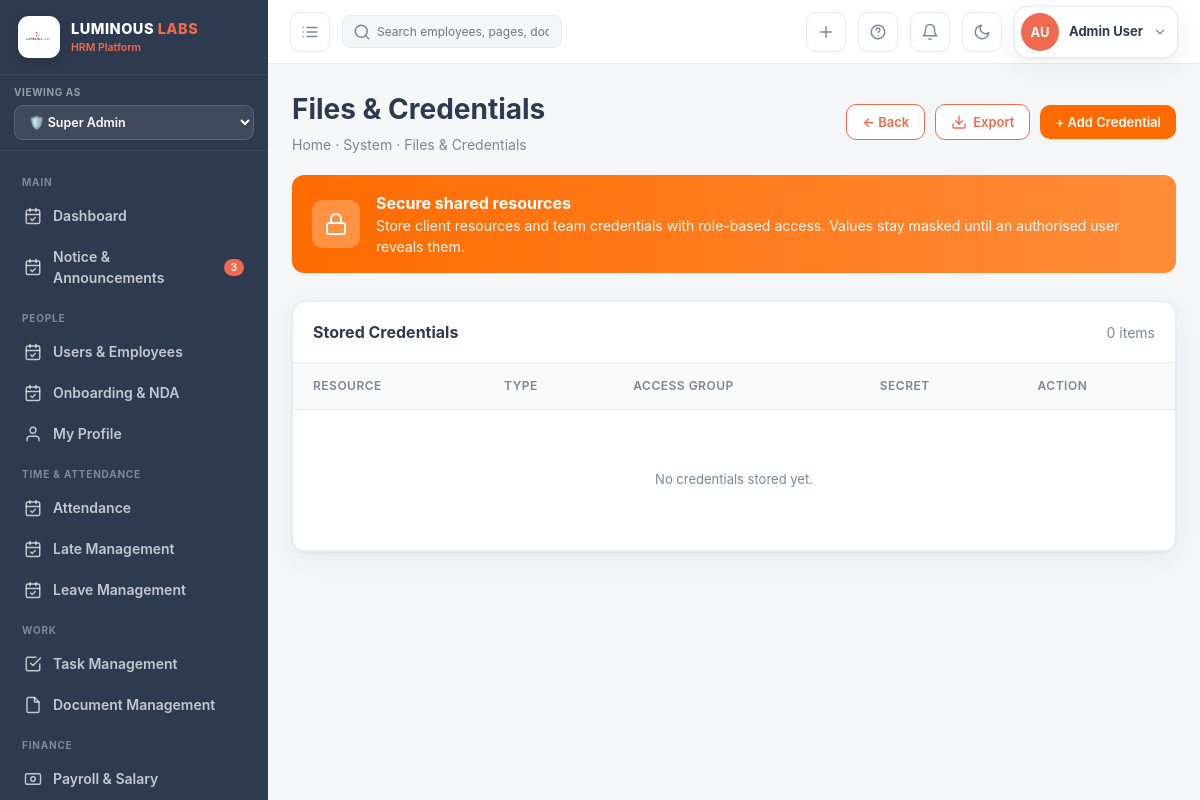
The app's page /files/ (signed in), older data.
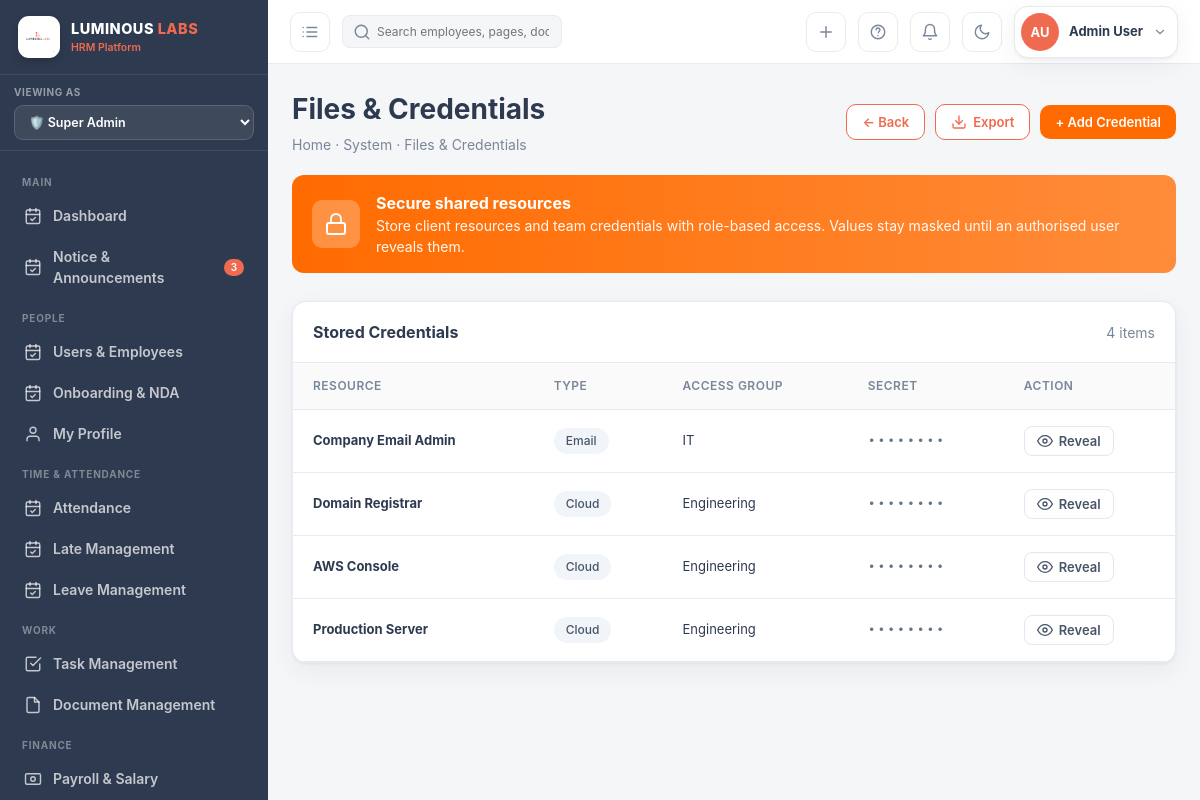
The same page, newer data.
### hrm_app/models.py (models this page shows, shortened)
class SecureFile(models.Model):
    TYPE_CHOICES = [
        ('Cloud', 'Cloud'),
        ('SSH / Root', 'SSH / Root'),
        ('Email', 'Email'),
        ('Web', 'Web'),
        ('Other', 'Other'),
    ]
    name          = models.CharField(max_length=200)
    file          = models.FileField(upload_to='secure/', blank=True, null=True)
    owner         = models.ForeignKey(User, on_delete=models.CASCADE, related_name='secure_files')
    note          = models.TextField(blank=True)          # stores the secret
    type          = models.CharField(max_length=30, choices=TYPE_CHOICES, default='Cloud')
    access_group  = models.CharField(max_length=50, default='Engineering')
    uploaded_at   = models.DateTimeField(auto_now_add=True)

### hrm_app/views.py (the view)
# urls.py: path('files/',        views.files_list,  name='files_list'),
@admin_required
def files_list(request):
    if not has_permission(request.user, "files", "view"):
        messages.error(request, "You don't have permission to access files.")
        return redirect("dashboard")
    files = SecureFile.objects.filter(owner=request.user).order_by('-uploaded_at')
    return render(request, 'hrm/files.html', _ctx(request, files=files))

### hrm_app/context_processors.py (called while the page is built, shortened)
def role_menu_permissions(request):
    allowed_menus = []
    if request.user.is_authenticated:
        if request.user.role == "super_admin":
          allowed_menus = []
    return {
        "allowed_menus": allowed_menus
    }

### hrm_app/views.py (called while the page is built, shortened)
def has_permission(user, module, action="view"):
    if user.role == Role.SUPER_ADMIN:
        return True

def _ctx(request, **kw):
    view_role = request.GET.get('view_role', request.user.role)
    ctx = {'user': request.user, 'today': date.today(), 'view_role': view_role}
    unread_leaves = LeaveRequest.objects.filter(status='Pending').count()
    ctx['unread_leaves'] = unread_leaves
    if request.user.role == 'super_admin':
        ctx['allowed_menus'] = [key for key, _ in UserPermission.MODULE_CHOICES]
    else:
        ctx['allowed_menus'] = list(UserPermission.objects.filter(
            user=request.user,
            can_view=True
        ).values_list('module', flat=True))
    ctx.update(kw)
    return ctx

### hrm_app/templates/hrm/files.html (shortened to what the changed rows need)
{% extends 'hrm/base.html' %}
{% block content %}
<div style="display:flex; justify-content:space-between; align-items:center; margin-bottom:20px; flex-wrap:wrap; gap:16px;">
  <div>
    <h1 style="font-size:28px; font-weight:700; color:var(--ink); margin:0;">Files & Credentials</h1>
  </div>
</div>
<div class="card">
  <div style="padding:18px 20px; border-bottom:1px solid var(--line); display:flex; justify-content:space-between; align-items:center;">
    <strong style="font-size:16px;">Stored Credentials</strong>
    <span style="font-size:14px; color:var(--muted);">{{ files|length }} items</span>
  </div>
  <div style="overflow-x:auto;">
    <table style="width:100%; border-collapse:collapse;">
      <thead>
        <tr style="background:#fafafa; text-align:left;">
          <th style="padding:14px 20px; font-size:12px; font-weight:600; color:var(--muted); text-transform:uppercase; letter-spacing:0.5px;">Resource</th>
          <th style="padding:14px 20px; font-size:12px; font-weight:600; color:var(--muted); text-transform:uppercase; letter-spacing:0.5px;">Type</th>
          <th style="padding:14px 20px; font-size:12px; font-weight:600; color:var(--muted); text-transform:uppercase; letter-spacing:0.5px;">Access Group</th>
          <th style="padding:14px 20px; font-size:12px; font-weight:600; color:var(--muted); text-transform:uppercase; letter-spacing:0.5px;">Secret</th>
          <th style="padding:14px 20px; font-size:12px; font-weight:600; color:var(--muted); text-transform:uppercase; letter-spacing:0.5px;">Action</th>
        </tr>
      </thead>
      <tbody>
        {% for file in files %}
        <tr style="border-top:1px solid var(--line);">
          <td style="padding:16px 20px;">
            <b style="color:var(--ink);">{{ file.name }}</b>
          </td>
          <td style="padding:16px 20px;">
            {% if file.type %}
              <span style="background:#f1f5f9; color:#475569; padding:4px 12px; border-radius:20px; font-size:12px; font-weight:500; display:inline-block;">
                {{ file.type }}
              </span>
            {% else %}
              <span style="background:#f1f5f9; color:#94a3b8; padding:4px 12px; border-radius:20px; font-size:12px;">
                —
              </span>
            {% endif %}
          </td>
          <td style="padding:16px 20px; color:var(--ink);">
            {{ file.access_group|default:"Engineering / IT" }}
          </td>
          <td style="padding:16px 20px;">
            <span class="secret-mask" data-secret="{{ file.note|default:'••••••••' }}"
                  style="font-family:monospace; letter-spacing:2px; color:#64748b;">
              ••••••••
            </span>
          </td>
          <td style="padding:16px 20px;">
            <button type="button"
                    class="btn ghost sm reveal-btn"
                    onclick="toggleSecret(this)"
                    style="display:inline-flex; align-items:center; gap:6px; background:white; border:1px solid #e2e8f0; color:#475569; padding:6px 12px; border-radius:8px; font-size:13px; cursor:pointer;">
              <svg width="16" height="16" viewBox="0 0 24 24" fill="none" stroke="currentColor" stroke-width="2" stroke-linecap="round" stroke-linejoin="round">
                <path d="M1 12s4-8 11-8 11 8 11 8-4 8-11 8-11-8-11-8z"/>
                <circle cx="12" cy="12" r="3"/>
              </svg>
              Reveal
            </button>
          </td>
        </tr>
        {% empty %}
        <tr>
          <td colspan="5" style="text-align:center; padding:60px 20px; color:var(--muted);">
            No credentials stored yet.
          </td>
        </tr>
        {% endfor %}
      </tbody>
    </table>
  </div>
</div>
{% endblock %}

Row changes from the older to the newer data that the page shows:
added SecureFile: name "Company Email Admin", type "Email", access_group "IT"
added SecureFile: name "Domain Registrar", type "Cloud", access_group "Engineering"
added SecureFile: name "AWS Console", type "Cloud", access_group "Engineering"
added SecureFile: name "Production Server", type "Cloud", access_group "Engineering"
Text that changed along with them:
{{ files|length }}: "0" → "4"
text no longer shown: "No credentials stored yet."
